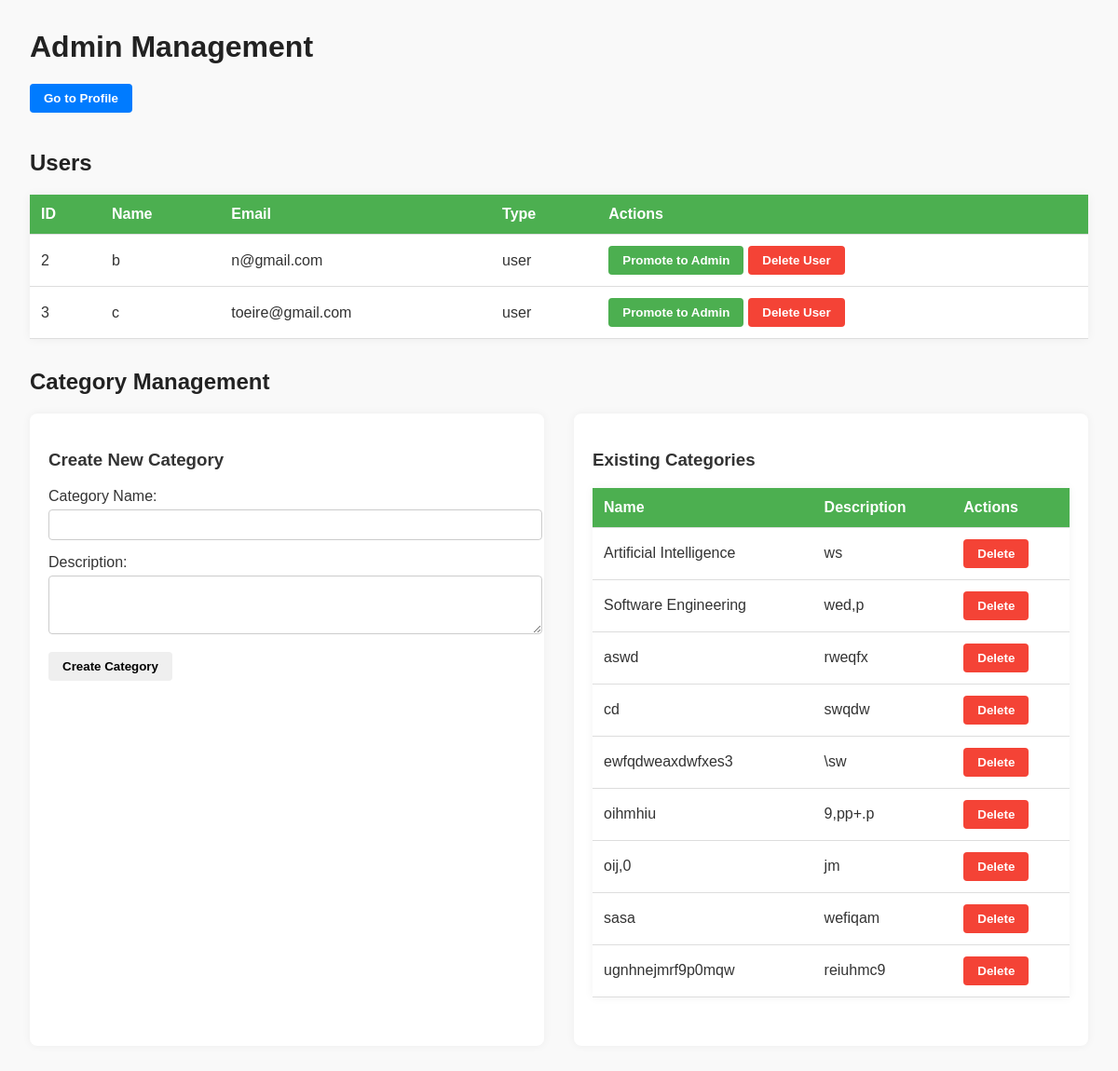
Page /Pages/admin_manage.php (signed in) on the earlier database version.
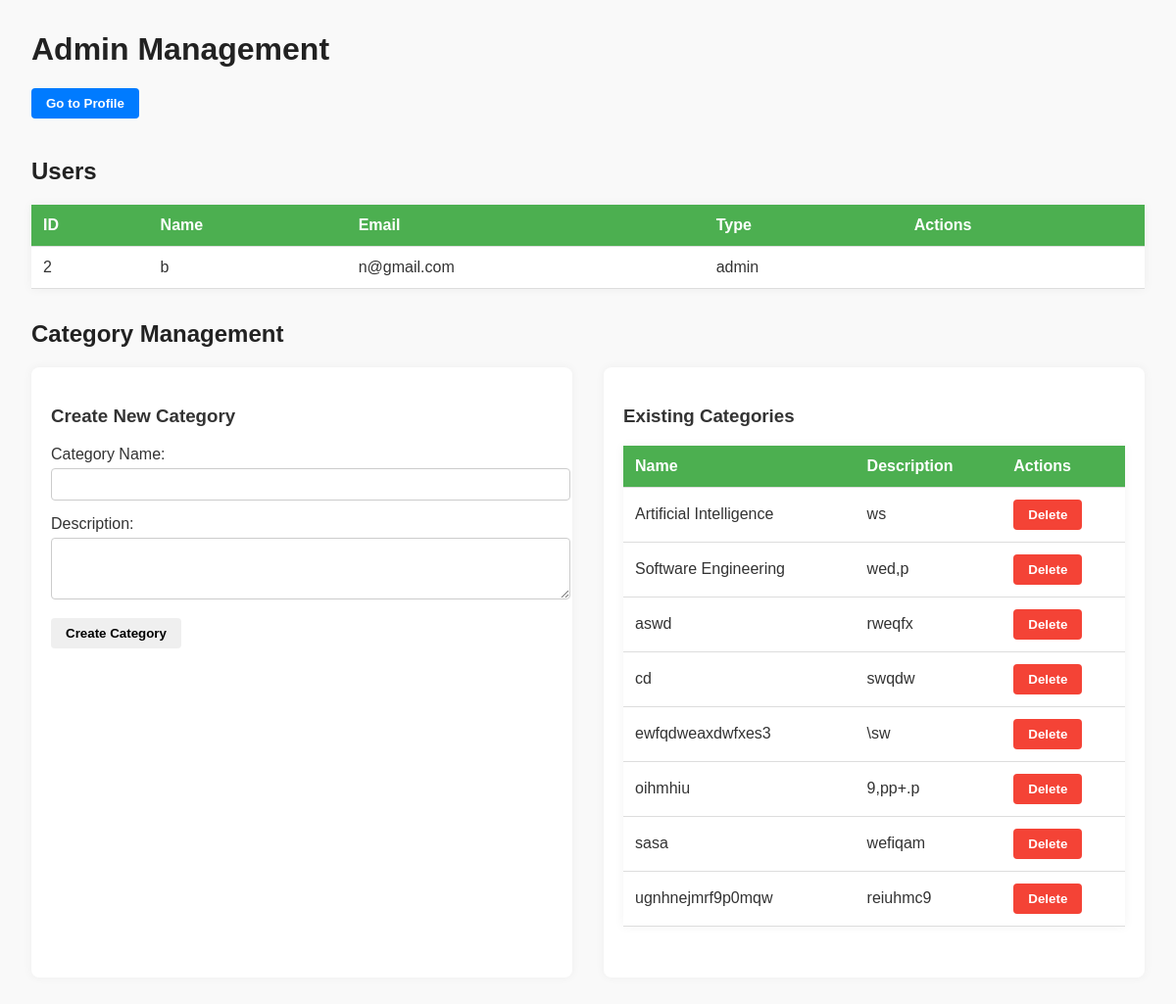
Same page on the later database version.
### tables this page shows
CREATE TABLE "User" (
    id INTEGER PRIMARY KEY AUTOINCREMENT NOT NULL,
    name TEXT NOT NULL,
    email TEXT NOT NULL UNIQUE,
    password TEXT NOT NULL,
    created_at TEXT,
    level INTEGER NOT NULL DEFAULT 0,
    birth_date TEXT NOT NULL,
    profile_picture_id INTEGER,
    phone TEXT NOT NULL,
    nr_bank_account TEXT NOT NULL,
    address TEXT NOT NULL,
    rate INTEGER DEFAULT 0, 
    description TEXT DEFAULT '',
    user_type TEXT NOT NULL DEFAULT 'user',
    FOREIGN KEY (profile_picture_id) REFERENCES Images(id)
        ON DELETE SET NULL
    );

CREATE TABLE "Category" (
    id INTEGER PRIMARY KEY AUTOINCREMENT NOT NULL,
    name TEXT NOT NULL,
    description TEXT NOT NULL
);

### Pages/admin_manage.php (the view, shortened to what this page needs)
<?php
$session = new Session();
$db = getDatabaseConnection();
$currentUser = User::getUser($db, $session->getId());
$stmt = $db->prepare('SELECT id, name, email, user_type FROM User WHERE id != ? ORDER BY name');
$stmt->execute([$currentUser->id]);
$users = $stmt->fetchAll(PDO::FETCH_ASSOC);
$stmt = $db->query('SELECT id, name, description FROM Category ORDER BY name');
$categories = $stmt->fetchAll(PDO::FETCH_ASSOC);
?>
<!DOCTYPE html>
<html lang="en">
<head>
  <link rel="stylesheet" href="../css/admin_manage.css">
</head>
<body>
<h1>Admin Management</h1>
<button onclick="window.location.href='profile.php'" class="go-profile-btn">Go to Profile</button>
<h2>Users</h2>
<table>
  <thead>
    <tr><th>ID</th><th>Name</th><th>Email</th><th>Type</th><th>Actions</th></tr>
  </thead>
  <tbody>
    <?php foreach ($users as $user): ?>
      <tr>
        <td><?= $user['id'] ?></td>
        <td><?= htmlspecialchars($user['name']) ?></td>
        <td><?= htmlspecialchars($user['email']) ?></td>
        <td><?= htmlspecialchars($user['user_type']) ?></td>
        <td>
          <div class="admin-user-buttons">
            <?php if ($user['user_type'] !== 'admin'): ?>
              <form method="POST" action="../Actions/Action_Admin_Manage.php">
                <button type="submit" class="btn promote-btn">Promote to Admin</button>
              </form>
              <form method="POST" action="../Actions/Action_Admin_Manage.php" onsubmit="return confirm('Delete this user?');">
                <button type="submit" class="btn delete-btn">Delete User</button>
                <?php endif; ?>
          </form>
        </div>
        </td>
      </tr>
    <?php endforeach; ?>
  </tbody>
</table>
<h2>Category Management</h2>
<div class="form-section">
  <div class="form-box">
    <h3>Create New Category</h3>
    <form method="POST" action="../Actions/Action_Admin_Manage.php">
      <label>Category Name:
        <input type="text" name="new_category_name" required />
      </label>
      <label>Description:
        <textarea name="new_category_description" rows="3" required></textarea>
      </label>
      <button type="submit">Create Category</button>
    </form>
  </div>
  <div class="category-box">
    <h3>Existing Categories</h3>
    <table>
      <thead>
        <tr><th>Name</th><th>Description</th><th>Actions</th></tr>
      </thead>
      <tbody>
        <?php foreach ($categories as $cat): ?>
          <tr>
            <td><?= htmlspecialchars($cat['name']) ?></td>
            <td><?= htmlspecialchars($cat['description']) ?></td>
            <td class="category-actions">
              <form method="POST" action="../Actions/Action_Admin_Manage.php" style="display:inline;" onsubmit="return confirm('Delete this category?');">
                <button type="submit" class="btn delete-btn">Delete</button>
              </form>
            </td>
          </tr>
        <?php endforeach; ?>
      </tbody>
    </table>
  </div>
</div>
</body>
</html>

### css/admin_manage.css (style rules this page uses)
body { font-family: Arial, sans-serif; margin: 2rem; background: #f9f9f9; color: #333; }
h1, h2 { color: #222; }
button { padding: 8px 15px; border: none; border-radius: 4px; font-weight: bold; cursor: pointer; transition: background-color 0.3s ease; }
.btn { color: white; }
.delete-btn { background-color: #f44336; }
.go-profile-btn { background-color: #007BFF; color: white; margin-bottom: 20px; }
table { border-collapse: collapse; width: 100%; background: white; margin-bottom: 2rem; box-shadow: 0 0 10px rgba(0, 0, 0, 0.05); }
th, td { padding: 12px; border-bottom: 1px solid #ddd; text-align: left; }
th { background-color: #4CAF50; color: white; }
.form-section { display: flex; flex-wrap: wrap; gap: 2rem; }
.form-box, .category-box { background-color: white; padding: 20px; border-radius: 8px; box-shadow: 0 0 10px rgba(0,0,0,0.05); flex: 1 1 400px; }
input[type="text"], textarea { width: 100%; padding: 8px; margin-top: 5px; margin-bottom: 15px; border: 1px solid #ccc; border-radius: 4px; }
.category-actions form { display: inline; }
.promote-btn { background-color: #4CAF50; }
.admin-user-buttons { display: flex; gap: 5px }

Differences in the rows shown:
removed user: id "3", name "c", email "toeire@gmail.com", user_type "user"
removed category: name "oij,0", description "jm"
changed user "n@gmail.com": user_type "user" → "admin"; no longer shows "Promote to Admin Delete User"
